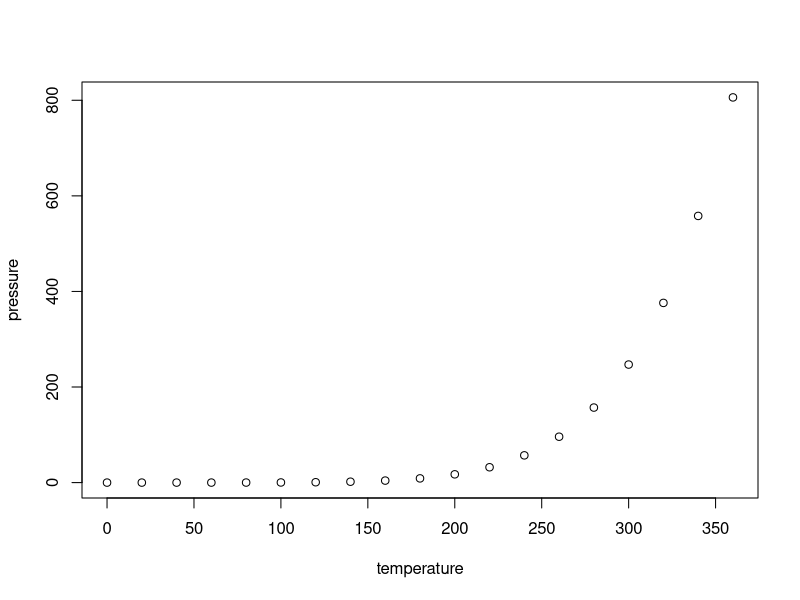
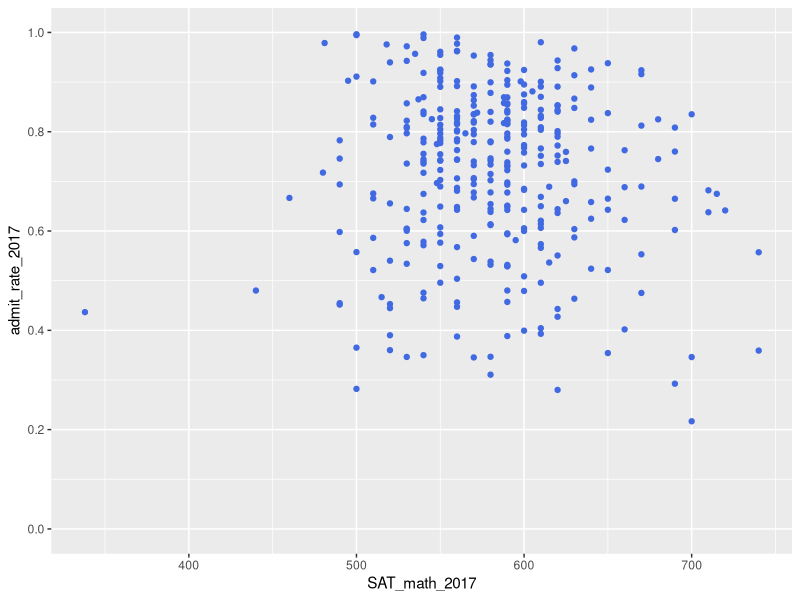
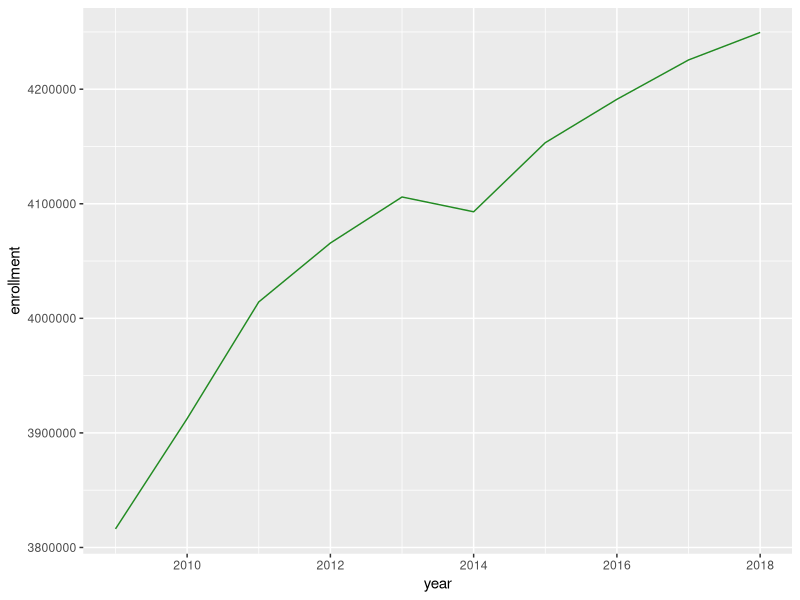
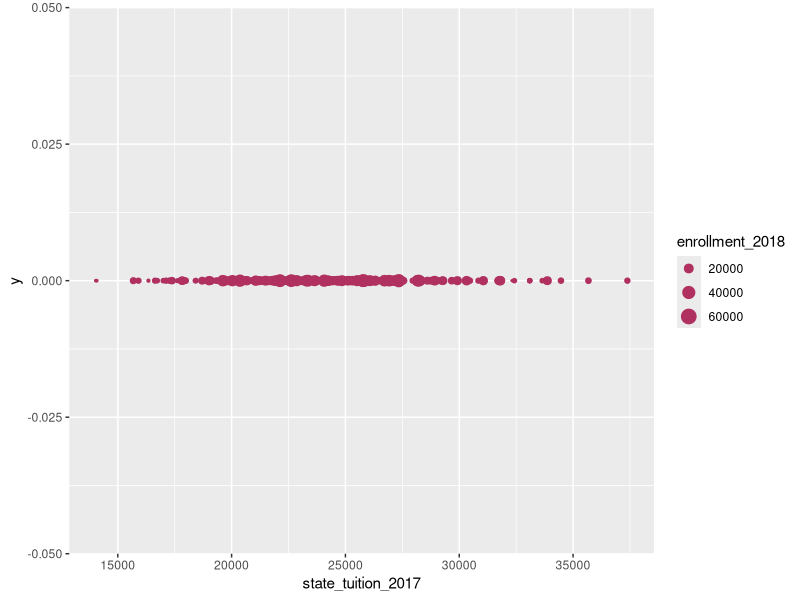

Source code (R) for these figures, in order:
## ---- chunk 1
knitr::opts_chunk$set(echo = TRUE)
## ---- chunk 2
summary(cars)
## ---- chunk 3
plot(pressure)
## ---- chunk 4
library(tidyverse)
## ---- chunk 5
IPEDS <- read_csv("IPEDS_data.csv")
## ---- chunk 6
IPEDS <- IPEDS %>%
  rename(enrollment_2018 = 'Grand total (EFFY2018  Undergraduate)') %>%
  rename(enrollment_2017 = 'Grand total (EFFY2017  Undergraduate)') %>%
  rename(enrollment_2016 = 'Grand total (EFFY2016  Undergraduate)') %>%
  rename(enrollment_2015 = 'Grand total (EFFY2015  Undergraduate)') %>%
  rename(enrollment_2014 = 'Grand total (EFFY2014  Undergraduate)') %>%
  rename(enrollment_2013 = 'Grand total (EFFY2013  Undergraduate)') %>%
  rename(enrollment_2012 = 'Grand total (EFFY2012  Undergraduate)') %>%
  rename(enrollment_2011 = 'Grand total (EFFY2011  Undergraduate)') %>%
  rename(enrollment_2010 = 'Grand total (EFFY2010  Undergraduate)') %>%
  rename(enrollment_2009 = 'Grand total (EFFY2009  Undergraduate)') %>%
  rename(state_abbrev = 'State abbreviation (HD2017)') %>%
  rename(state_tuition_2017 = 'Total price for in-state students living on campus 2017-18 (DRVIC2017)') %>%
  rename(applicants_2017 = 'Applicants total (ADM2017)') %>%
  rename(admissions_2017 = 'Admissions total (ADM2017)') %>%
  rename(SAT_math_2017 = 'SAT Math 75th percentile score (ADM2017)')
## ---- chunk 7
IPEDS <- IPEDS %>%
  mutate(admit_rate_2017 = admissions_2017/applicants_2017)
## ---- chunk 8
IPEDS %>%
  ggplot() + geom_point(mapping = aes(x = SAT_math_2017, y = admit_rate_2017), color = "royalblue") +
  scale_y_continuous(lim = c(0, 1), breaks = c(0, 0.2, 0.4, 0.6, 0.8, 1))
## ---- chunk 9
year <- c(2009:2018)
enrollment <- c(sum(IPEDS$enrollment_2009, na.rm = TRUE), 
                sum(IPEDS$enrollment_2010, na.rm = TRUE),
                sum(IPEDS$enrollment_2011, na.rm = TRUE), 
                sum(IPEDS$enrollment_2012, na.rm = TRUE),
                sum(IPEDS$enrollment_2013, na.rm = TRUE),
                sum(IPEDS$enrollment_2014, na.rm = TRUE),
                sum(IPEDS$enrollment_2015, na.rm = TRUE),
                sum(IPEDS$enrollment_2016, na.rm = TRUE),
                sum(IPEDS$enrollment_2017, na.rm = TRUE),
                sum(IPEDS$enrollment_2018, na.rm = TRUE))
                 
Annual_enrollment <- data.frame(year, enrollment)
## ---- chunk 10
Annual_enrollment %>%
  ggplot() + geom_line(mapping = aes(x = year, y = enrollment), color = "forestgreen")
## ---- chunk 11
IPEDS %>%
  add_column(y = 0) %>%
  ggplot(mapping = aes(x = state_tuition_2017, y = y, size = enrollment_2018)) + 
  geom_point(color = "maroon") + 
  scale_size_continuous(range = c(0.001, 5)) +
  scale_x_continuous(breaks = c(10000, 15000, 20000, 25000, 30000, 35000, 40000))
